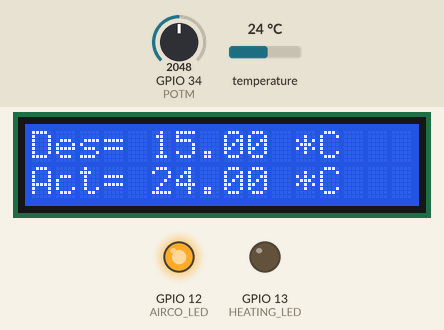
Recording of a sketch running on a simulated ESP32. Parts: 16×2 character LCD, output pins drawn as LEDs (lit = HIGH). Inputs (shaded band) come from the test bench; at power-on: GPIO 34 (POTM) = 2048, temperature 24 °C. WiFi joins after 1.5 s; servers stay silent unless stated; what the sketch prints to the serial monitor is not drawn.

Above: at 3.0 s.
3.1 s: GPIO 34 (POTM) set to 1403
At 3.9 s:
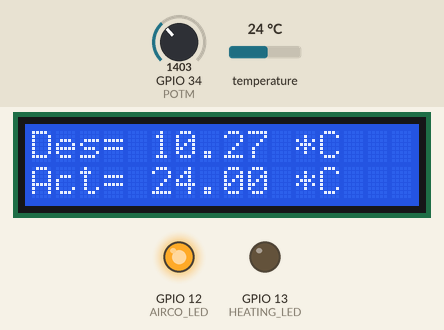
4.8 s: GPIO 34 (POTM) set to 1307
At 5.2 s:
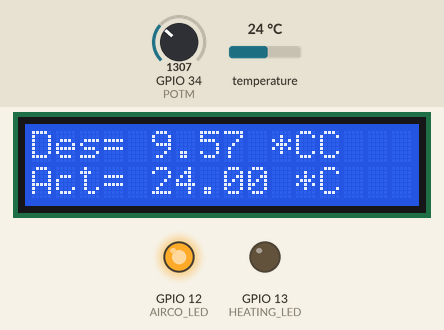
6.3 s: temperature set to 12 °C
At 7.6 s:
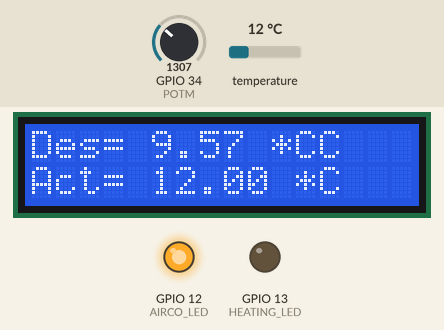
8.1 s: temperature set to 19 °C
At 9.0 s:
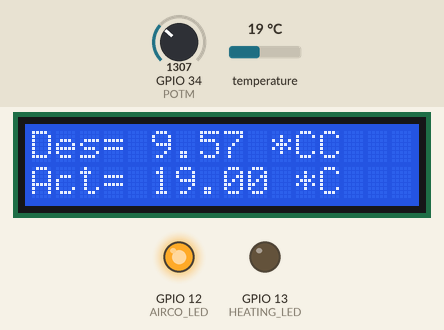
9.9 s: temperature set to 28 °C
At 11.4 s:
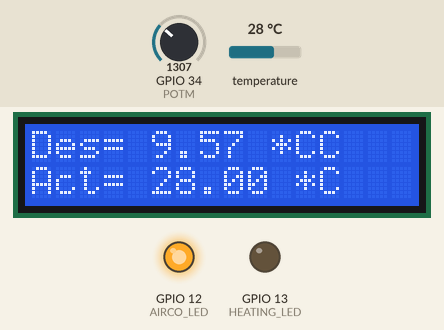
11.7 s: GPIO 34 (POTM) set to 1228
At 12.8 s:
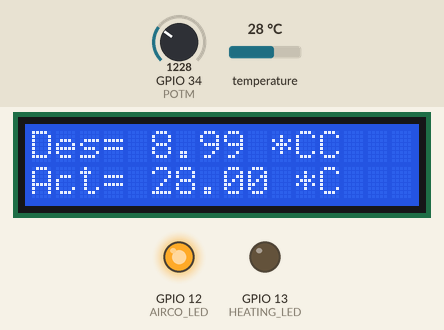
Timing chart, 0 to 14.3 s (numbered marks = the images above; inputs shaded):
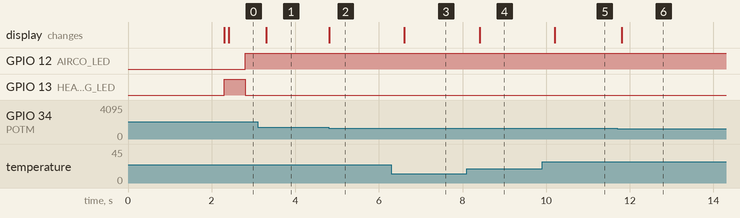

Measured:
- the behaviour switches between 1366 and 1365 on GPIO 34 (POTM) (found by bisection; images 1 and 2)
- after the input at 3.1 s, the display: changes after 0.21 s (image 1)
- after the input at 4.8 s, the display: changes at once (image 2)
- after the input at 6.3 s, the display: changes after 0.31 s (image 3)
- after the input at 8.1 s, the display: changes after 0.31 s (image 4)
- after the input at 9.9 s, the display: changes after 0.31 s (image 5)
- after the input at 11.7 s, the display: changes after 0.10 s (image 6)

The sketch:

Sensoren_Week5.ino
```cpp
#include <LiquidCrystal.h>
#include <Wire.h>
#include <Adafruit_Sensor.h>
#include <Adafruit_BME280.h>
#include <WiFi.h>
#include <WiFiClient.h>
#include <BlynkSimpleEsp32.h>

#define HEATING_LED 13
#define AIRCO_LED 12
#define POTM 34

char auth[] = " ";// zet hier uw Blynk authenticatiecode
char ssid[] = " "; // zet hier het SSID van uw WiFi netwerk
char psw[] = " "; // zet hier het wachtwoord van uw WiFi netwerk
Adafruit_BME280 bme;
BlynkTimer timer;
const int rs = 15, en = 23, d4 = 5, d5 = 18, d6 = 19, d7 = 2;
LiquidCrystal lcd(rs, en, d4, d5, d6, d7);

float actual_t;
float desired_t;

float desired_temp() {
  float foo = map(analogRead(POTM), 0, 4096, 000, 3000);
  return foo / 100;
}

void setup() {
  pinMode(AIRCO_LED, OUTPUT);
  pinMode(HEATING_LED, OUTPUT);
  WiFi.begin(ssid, psw);

  lcd.begin(16, 2);
  lcd.clear();


  Serial.begin(9600);
  bool status;
  status = bme.begin(0x76);

  if (!status) {
    Serial.println("Couldn't find valid BME");
    while (1);
  }

  while (WiFi.status() != WL_CONNECTED) {
    // delay(500);
    Serial.print(".");
  }
  Blynk.begin(auth, ssid, psw);
  timer.setInterval(500L, sensorDataSend);
  timer.setInterval(600L, BME280Send);
}

float blynk_temp = 0;

BLYNK_WRITE(V0) {
  blynk_temp = (param.asFloat());
}

bool device_connected = false;

BLYNK_APP_CONNECTED() {
  device_connected = true;
}

BLYNK_APP_DISCONNECTED() {
  device_connected = false;
}

void BME280Send() {
  actual_t = bme.readTemperature();
  lcd.setCursor(0, 1);
  lcd.print("Act= ");
  lcd.print(actual_t);
  lcd.print(" *C");

  Blynk.virtualWrite(V2, actual_t);
}

void sensorDataSend() {
  if (device_connected) {
    desired_t = blynk_temp;
  } else {
    desired_t = desired_temp();
  }
  lcd.setCursor(0, 0);
  lcd.print("Des= ");
  lcd.print(desired_t);
  lcd.print(" *C");

  if (actual_t < desired_t - 0.5) {
    digitalWrite(AIRCO_LED, LOW);
    digitalWrite(HEATING_LED, HIGH);
    Blynk.virtualWrite(V3, 0);
    Blynk.virtualWrite(V4, 1023);
  } else if (actual_t > desired_t + 1.5) {

    digitalWrite(AIRCO_LED, HIGH);
    digitalWrite(HEATING_LED, LOW);
    Blynk.virtualWrite(V3, 1023);
    Blynk.virtualWrite(V4, 0);
  } else {
    digitalWrite(AIRCO_LED, LOW);
    digitalWrite(HEATING_LED, LOW);
    Blynk.virtualWrite(V3, 0);
    Blynk.virtualWrite(V4, 0);
  }
  Blynk.virtualWrite(V1, desired_t);
}

void loop() {
  Blynk.run();
  timer.run();
}
```
